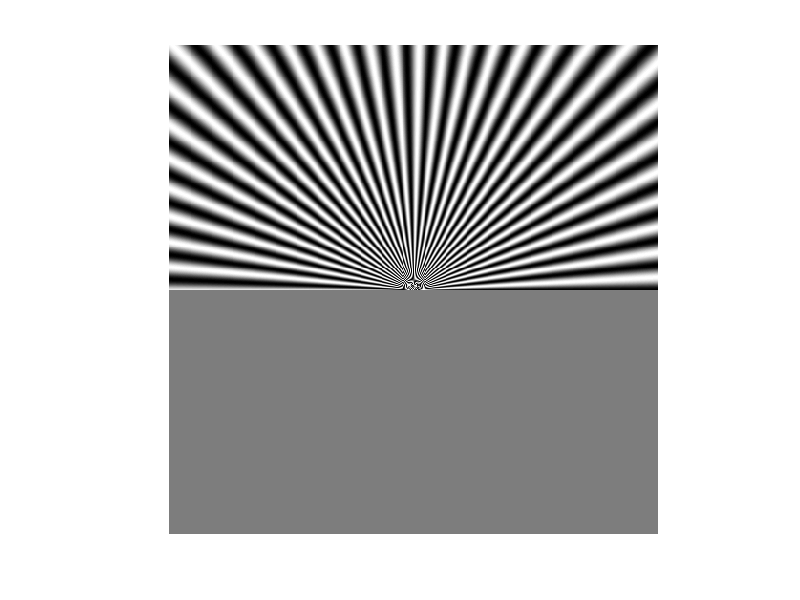

Write the MATLAB code that produced this figure. (Note: this script raises an error after producing the figure.)
clc;
close all;  
clear;  
s1=512;s2=512;                                  % size of the image
x=repmat(((1:s2)-(s2+1)/2)/(s2-1),[s1,1]);      % x,y variables uniform in
y=-repmat(((1:s1)'-(s1+1)/2)/(s1-1),[1,s2]);    % the interval [-0.5,0.5]
 
M=@(p,lambda)(1+cos(2*pi./lambda.*p))/2;
lambda=@(y)0.1*(y>=0)+0.18*(y<0);               % image is made of two different frequencies (0.1 and 0.18)
a0=fzero(@(x)besselj(0,x),2);                   % choice of a zero of J_0(x)
a=@(x)a0/(2*pi/0.18);                           % targeting one of the two frequencies (0.18) to be cancelled
w=2*pi;phi=0;u=@(x,t)a(x).*sin(w*t+phi);
 
K=100;I=0*x;
for k=1:K
    t=k/K;
    I=I+M(angle(x+i*y)-u(x,t),lambda(y));
end
I=I/100;
imshow(I,[min(I(:)),max(I(:))])

%% creating slant lines
I = imread("lena512.jpg");
I = double(I);
[M,N]=size(I);
x=1:M;x=x'*ones(1,N);y=1:N;y=ones(M,1)*y;
w=1*pi/5;f=@(x)(1+tanh(5*sin(w*x)))/2;
f=@(x)sin(w*x);
theta=pi/3;
I1=f(x*cos(theta)+y*sin(theta)+acos(I/255-0.5));
I2=f(x*cos(theta)+y*sin(theta));
subplot(2,2,1)
imshow(I1)
subplot(2,2,2)
imshow(I2)
subplot(2,2,3)
imshow(I1.*I2)
%% fft
ft = fftshift(fft2(I1));
% subplot(1,2,2);
% imshow(abs(ft), [0, 600])

